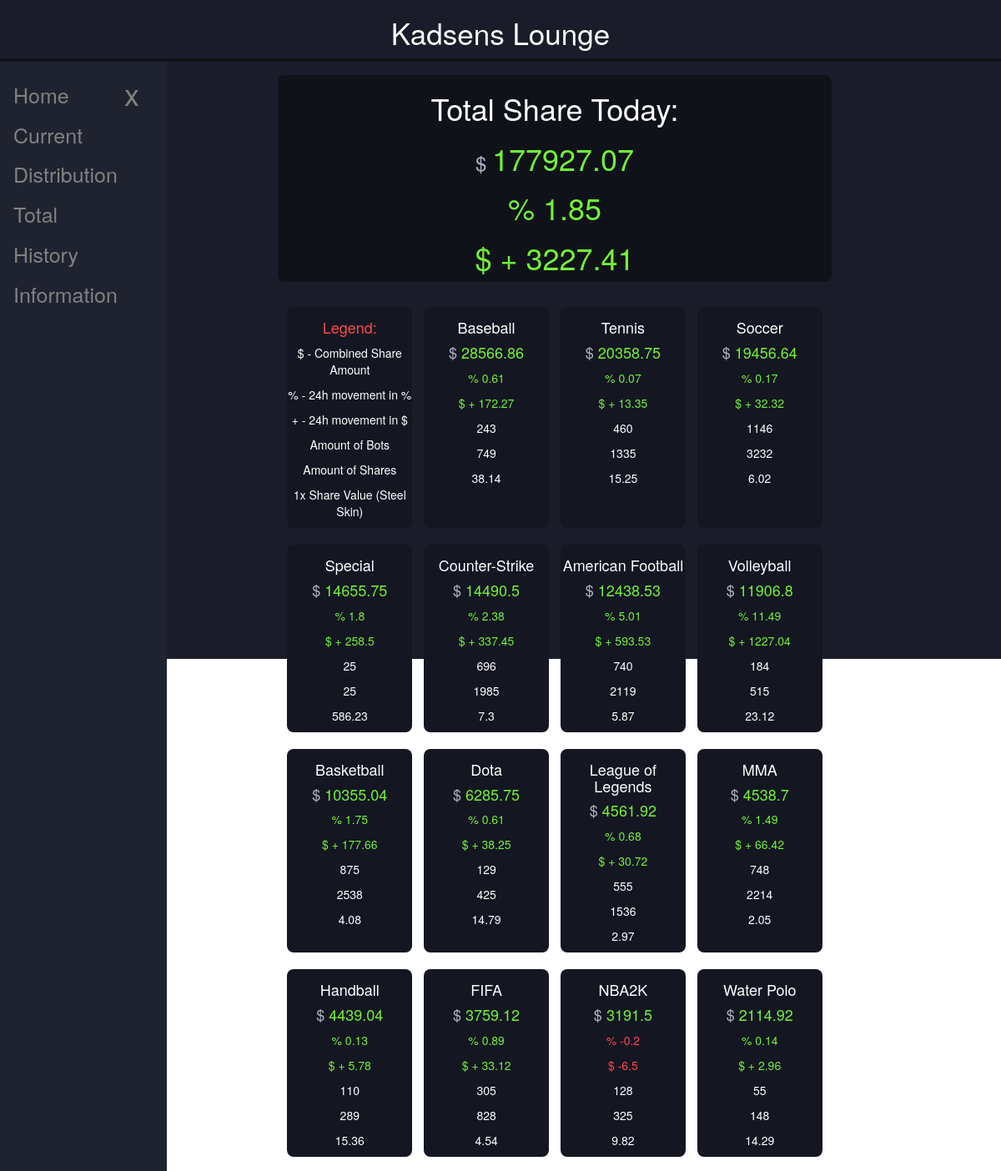
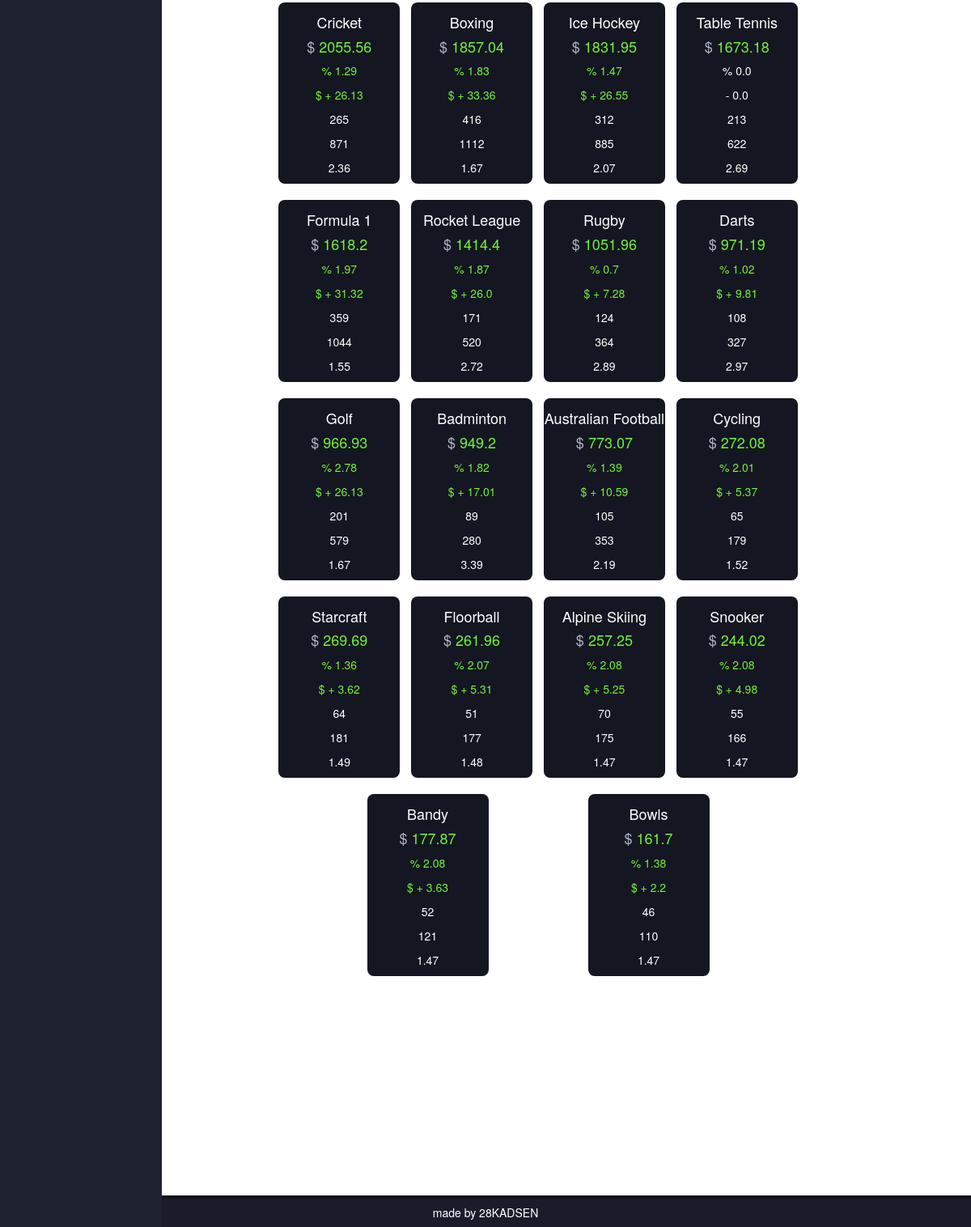
Screenshot of /share_today with the database file from the repository (2 pictures, top to bottom).
### my_project/models.py (models this page shows)
class SportsShare(db.Model):
    id = db.Column(db.Integer, primary_key=True)
    sport = db.Column(db.String)
    combined_share_value = db.Column(db.Float)
    base_share_value = db.Column(db.Float)
    share_quantity = db.Column(db.Integer)
    bots_quantity = db.Column(db.Integer)
    date = db.Column(db.Date)

### my_project/routes/sports_share.py (the view)
@app.route("/share_today")
def share_today():
    today1 = datetime.today()
    today = today1.strftime('%Y-%m-%d')
    yesterday1 = datetime.now() - timedelta(days=1)
    yesterday = yesterday1.strftime('%Y-%m-%d')
    share_data_today = SportsShare.query.filter(SportsShare.date == today).order_by(SportsShare.combined_share_value.desc()).all()
    share_data_yesterday = SportsShare.query.filter(SportsShare.date == yesterday).order_by(SportsShare.combined_share_value.desc()).all()
    change_in_dollar = {}
    change_in_percentage = {}
    base_share_value = {}
    share_quantity = {}
    bots_quantity = {}
    for today,yesterday in zip(share_data_today, share_data_yesterday):
        sport = today.sport
        change_value = today.combined_share_value -yesterday.combined_share_value
        change_percent = ((today.combined_share_value - yesterday.combined_share_value) / yesterday.combined_share_value) * 100
        change_in_percentage[sport] = round(change_percent, 2)
        change_in_dollar[sport] = round(change_value, 2)
        base_share_value[sport] = today.base_share_value
        share_quantity[sport] = today.share_quantity
        bots_quantity[sport] = today.bots_quantity
    return render_template("share_today.html", page_title="Share Today", share_data_today=share_data_today, change_in_percentage=change_in_percentage, change_in_dollar=change_in_dollar, base_share_value=base_share_value, share_quantity=share_quantity, bots_quantity=bots_quantity)

### my_project/templates/share_today.html (shortened to what this page needs)
{% extends "base.html" %}
{% block content %}
<link rel="stylesheet" href="..//static/share_today.css">
<section>
   <div class="content-container">
      <div class="sport-container">
         {% for x in share_data_today %}
            {% if x.sport == "total" %}
               <div class="total">
                  <h1>Total Share Today:</h1>
                  <h1 class="money"><span style="color:#B1B6C6; font-size: 24px; vertical-align: middle;" >$ </span>{{'%0.2f'| format(x.combined_share_value|float)}}</h1>
                  {% if change_in_percentage[x.sport] < 0 %}
                     <h1><span style="color: #FF4949;">% {{ change_in_percentage[x.sport] }}</span></h1>
                     <h1><span style="color: #FF4949;">$ {{ change_in_dollar[x.sport] }}</span></h1>
                  {% elif change_in_percentage[x.sport]  == 0 %}
                     <h1><span>% {{ change_in_percentage[x.sport] }}</span></h1>
                     <h1><span> - {{ change_in_dollar[x.sport] }}</span></h1>
                  {% else %}
                     <h1><span style="color: rgb(114, 242, 56);">% {{ change_in_percentage[x.sport] }}</span></h1>
                     <h1><span style="color: rgb(114, 242, 56);">$ + {{ change_in_dollar[x.sport] }}</span></h1>
                  {% endif %}
               </div>
            {% endif %}
         {% endfor %}
         <div class="sport">
            <h4 style="color: #FF4949;"> Legend:</h4>
            <p>$ - Combined Share Amount</p>
            <p>% - 24h movement in %</p>
            <p>+ - 24h movement in $</p>
            <p>Amount of Bots</p>
            <p>Amount of Shares</p>
            <p>1x Share Value (Steel Skin)</p>
         </div>
         {% for x in share_data_today %}
            {% if x.sport != "total" %}
            <div class="sport">
               <span>
                  <h4>{{ x.sport }}</h4>
                  <h4 class="money"><span style="color:#B1B6C6;">$ </span> {{ x.combined_share_value }}</h4>
                  {% if change_in_percentage[x.sport] < 0 %}
                     <p><span style="color: #FF4949;">% {{ change_in_percentage[x.sport] }}</span></p>
                     <p><span style="color: #FF4949;">$ {{ change_in_dollar[x.sport] }}</span></p>
                  {% elif change_in_percentage[x.sport] == 0 %}
                     <p><span>% {{ change_in_percentage[x.sport] }}</span></p>
                     <p><span> - {{ change_in_dollar[x.sport] }}</span></p>
                  {% else %}
                     <p><span style="color: rgb(114, 242, 56);">% {{ change_in_percentage[x.sport] }}</span></p>
                     <p><span style="color: rgb(114, 242, 56);">$ + {{ change_in_dollar[x.sport] }}</span></p>
                  {% endif %}
                  <p>{{ bots_quantity[x.sport] }}</p>
                  <p>{{ share_quantity[x.sport] }}</p>
                  <p>{{ base_share_value[x.sport] }}</p>
               </span>
            </div>
            {% endif %}
         {% endfor %}
      </div>
   </div>
</section>
{% endblock %}

### my_project/templates/base.html (shortened to what this page needs)
<!DOCTYPE html>
<html lang="en">
<head>
    <link rel="stylesheet" href="../static/base.css">
</head>
<body>
  <header>
    <div class="top-bar">
      <h1>Kadsens Lounge</h1>
    </div>
    <button class="openbtn" id="openbtn" onclick="openNav()">☰</button>
    <div class="sidenav" id="sidenav">
      <a href="javascript:void(0)" class="closebtn" onclick="closeNav()">x</a>
      <a href="{{ url_for('landing_page') }}">Home</a>
      <a href="{{ url_for('share_today') }}">Current</a>
      <a href="{{ url_for('share_distribution') }}">Distribution</a>
      <a href="{{ url_for('share_total') }}">Total</a>
      <a href="{{ url_for('share_history') }}">History</a>
      <a href="#">Information</a>
    </div>
  </header>
  <main>
        {% block content%}
        {% endblock %}
  </main>
</body>
<div class="footer">
  <h5>made by 28KADSEN</h5>
</div>
<link rel="stylesheet" href="https://cdn.jsdelivr.net/npm/bootstrap@3.4.1/dist/css/bootstrap.min.css">
</html>

### my_project/static/base.css (style rules this page uses)
body, html { min-height: 100%; margin: 0; padding: 0; background-color: #1A1D29; margin-bottom: 100px; }
main { min-height: 100%; width: 100%; padding-top: 70px; padding-right: 10%; background-color: rgb(26, 29, 41); }
.top-bar { color: rgb(255,255,255); text-align: center; width: 100%; height: 70px; position: fixed; top: 0; left: 0; background-color: rgb(26, 29, 41); -webkit-box-shadow: 0px 4px 0px 0px #11131A; box-shadow: 0px 4px 0px 0px #11131A; z-index: 5; }
.top-bar h1 { font-size: 2.5em; }
.sidenav { height: 100%; width: 250px; max-width: 200px; position: fixed; z-index: 1; top: 0; left: 0; background-color: #1F2330; overflow-x: hidden; padding-top: 20px; margin-top: 70px; transition: 0.5s; }
.sidenav a { padding: 6px 8px 6px 16px; text-decoration: none; font-size: 25px; color: #818181; display: block; transition: 0.3s; }
.sidenav .closebtn { position: absolute; top: 10px; right: 25px; font-size: 36px; }
.openbtn { position: fixed; left: 0px; top: 80px; font-size: 20px; cursor: pointer; background-color: #1F2330; color: white; padding: 10px 15px; border: none; }
@media screen and (min-width: 800px) { main { padding-left: 250px; } }
@media screen and (min-width: 800px) { .sidenav { width: 250px; } }
.footer { position: fixed; left: 0; bottom: 0; width: 100%; background-color: rgb(26, 29, 41); box-shadow: 0px -4px 0px 0px #11131a; color: white; text-align: center; }

### my_project/static/share_today.css (style rules this page uses)
.content-container { margin: 20px auto 50px auto; width: 80%; height: 700px; }
.total { width: 100%; background-color: #10121A; color: white; margin: auto; border-radius: 8px; text-align: center; margin-bottom: 20px; }
.sport-container { width: 100%; display: flex; flex-wrap: wrap; justify-content: space-evenly; }
.sport { margin: 10px 2.5px 10px 2.5px; padding: 5px 0 0 0; background-color: #141622; color: rgb(255,255,255); width: 20%; min-width: 150px; border-radius: 8px; text-align: center; }
.money { color: rgb(114, 242, 56);; }

### rows the page displays
SportsShare: combined_share_value "177927.07", sport "1.85", sport "3227.41"
SportsShare: sport "Baseball", combined_share_value "28566.86", sport "0.61", sport "172.27", sport "243", sport+share_quantity "749", sport+base_share_value "38.14"
SportsShare: sport "Tennis", combined_share_value "20358.75", sport "0.07", sport "13.35", sport+bots_quantity "460", sport+share_quantity "1335", sport+base_share_value "15.25"
SportsShare: sport "Soccer", combined_share_value "19456.64", sport "0.17", sport "32.32", sport+bots_quantity "1146", sport+share_quantity "3232", sport+base_share_value "6.02"
SportsShare: sport "Special", combined_share_value "14655.75", sport "1.8", sport "258.5", sport "25", sport+base_share_value "586.23"
SportsShare: sport "Counter-Strike", combined_share_value "14490.5", sport "2.38", sport "337.45", sport+bots_quantity "696", sport+share_quantity "1985", sport+base_share_value "7.3"
SportsShare: sport "American Football", combined_share_value "12438.53", sport "5.01", sport "593.53", sport+bots_quantity "740", sport+share_quantity "2119", sport+base_share_value "5.87"
SportsShare: sport "Volleyball", combined_share_value "11906.8", sport "11.49", sport "1227.04", sport "184", sport+share_quantity "515", sport+base_share_value "23.12"
SportsShare: sport "Basketball", combined_share_value "10355.04", sport "1.75", sport "177.66", sport+bots_quantity "875", sport+share_quantity "2538", sport+base_share_value "4.08"
SportsShare: sport "Dota", combined_share_value "6285.75", sport "0.61", sport "38.25", sport "129", sport+share_quantity "425", sport+base_share_value "14.79"
SportsShare: sport "League of Legends", combined_share_value "4561.92", sport "0.68", sport "30.72", sport+bots_quantity "555", sport+share_quantity "1536", sport+base_share_value "2.97"
SportsShare: sport "MMA", combined_share_value "4538.7", sport "1.49", sport "66.42", sport+bots_quantity "748", sport+share_quantity "2214", sport+base_share_value "2.05"
SportsShare: sport "Handball", combined_share_value "4439.04", sport "0.13", sport "5.78", sport "110", sport+share_quantity "289", sport+base_share_value "15.36"
SportsShare: sport "FIFA", combined_share_value "3759.12", sport "0.89", sport "33.12", sport+bots_quantity "305", sport+share_quantity "828", sport+base_share_value "4.54"
SportsShare: sport "NBA2K", combined_share_value "3191.5", sport "-0.2", sport "-6.5", sport "128", sport+share_quantity "325", sport+base_share_value "9.82"
SportsShare: sport "Water Polo", combined_share_value "2114.92", sport "0.14", sport "2.96", sport "55", sport "148", sport+base_share_value "14.29"
SportsShare: sport "Cricket", combined_share_value "2055.56", sport "1.29", sport "26.13", sport+bots_quantity "265", sport+share_quantity "871", sport+base_share_value "2.36"
SportsShare: sport "Boxing", combined_share_value "1857.04", sport "1.83", sport "33.36", sport+bots_quantity "416", sport+share_quantity "1112", sport+base_share_value "1.67"
SportsShare: sport "Ice Hockey", combined_share_value "1831.95", sport "1.47", sport "26.55", sport+bots_quantity "312", sport+share_quantity "885", sport+base_share_value "2.07"
SportsShare: sport "Table Tennis", combined_share_value "1673.18", sport "0.0", sport "213", sport+share_quantity "622", sport+base_share_value "2.69"
SportsShare: sport "Formula 1", combined_share_value "1618.2", sport "1.97", sport "31.32", sport+bots_quantity "359", sport+share_quantity "1044", sport+base_share_value "1.55"
SportsShare: sport "Rocket League", combined_share_value "1414.4", sport "1.87", sport "26.0", sport "171", sport+share_quantity "520", sport+base_share_value "2.72"
SportsShare: sport "Rugby", combined_share_value "1051.96", sport "0.7", sport "7.28", sport "124", sport+share_quantity "364", sport+base_share_value "2.89"
SportsShare: sport "Darts", combined_share_value "971.19", sport "1.02", sport "9.81", sport "108", sport+share_quantity "327", sport+base_share_value "2.97"
SportsShare: sport "Golf", combined_share_value "966.93", sport "2.78", sport "26.13", sport "201", sport+share_quantity "579", sport+base_share_value "1.67"
SportsShare: sport "Badminton", combined_share_value "949.2", sport "1.82", sport "17.01", sport "89", sport+share_quantity "280", sport+base_share_value "3.39"
SportsShare: sport "Australian Football", combined_share_value "773.07", sport "1.39", sport "10.59", sport "105", sport+share_quantity "353", sport+base_share_value "2.19"
SportsShare: sport "Cycling", combined_share_value "272.08", sport "2.01", sport "5.37", sport "65", sport "179", sport+base_share_value "1.52"
SportsShare: sport "Starcraft", combined_share_value "269.69", sport "1.36", sport "3.62", sport "64", sport "181", sport+base_share_value "1.49"
SportsShare: sport "Floorball", combined_share_value "261.96", sport "2.07", sport "5.31", sport "51", sport "177", sport+base_share_value "1.48"
SportsShare: sport "Alpine Skiing", combined_share_value "257.25", sport "2.08", sport "5.25", sport "70", sport "175", sport+base_share_value "1.47"
SportsShare: sport "Snooker", combined_share_value "244.02", sport "2.08", sport "4.98", sport "55", sport "166", sport+base_share_value "1.47"
SportsShare: sport "Bandy", combined_share_value "177.87", sport "2.08", sport "3.63", sport "52", sport "121", sport+base_share_value "1.47"
SportsShare: sport "Bowls", combined_share_value "161.7", sport "1.38", sport "2.2", sport "46", sport "110", sport+base_share_value "1.47"
